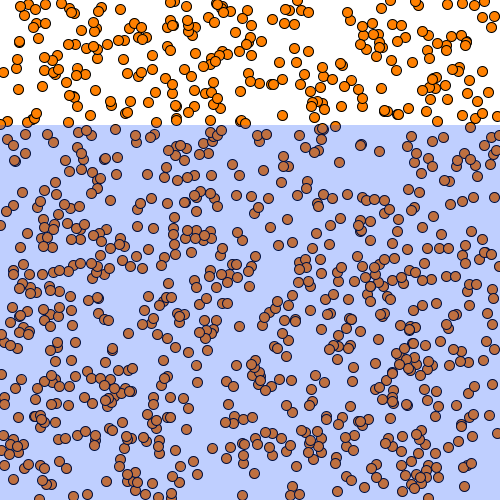
Frame 1 (no input)
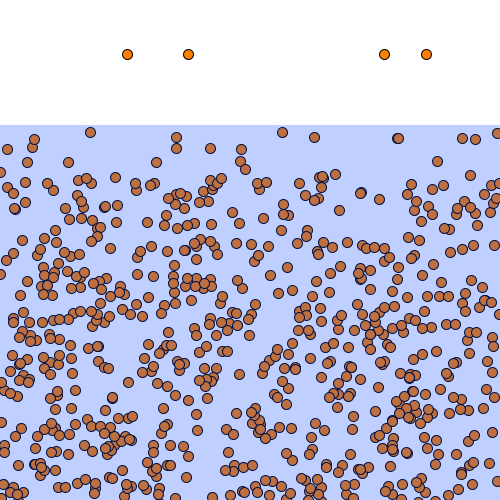
Frame 60 (the mouse pressed at the canvas centre just before this capture)
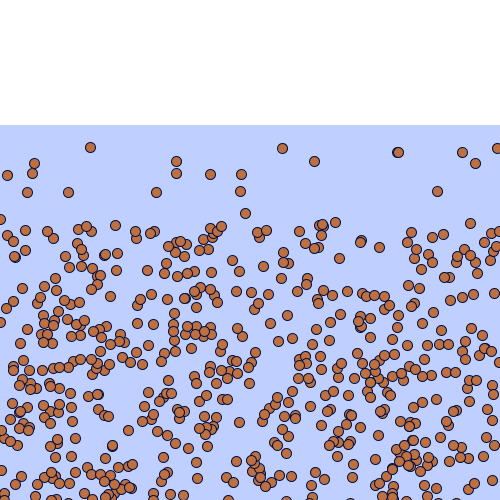
Frame 120 (the mouse held since frame 60 and released just before this capture)

The Processing sketch that drew these frames (run headless with seeded random() and noise(); from frame 60 on, the mouse is pressed at the canvas centre):

// Processing sketch: Ecosystem
// ── Ecosystem.pde
//Pred pred;
Prey[] prey = new Prey[1000];
Water water;

void setup() {
  size(500,500);
  background(255);
  //pred = new Pred();
  for(int i = 0; i < prey.length; i++) {
    prey[i] = new Prey(new PVector(random(0, width), random(0, height)));
  }
  water = new Water(0, height*0.25, width, height*0.75, 0.1);
}

void draw() {
  background(255);
  for(int i = 0; i < prey.length; i++) {
    PVector g = new PVector(0, 0.1);
    prey[i].applyForce(g);
    if (prey[i].isInside(water.x, water.y, water.w, water.h)) {
      prey[i].drag(water.c);
    }
    prey[i].update();
    prey[i].display();
  }
  water.display();
}
// ── Mover.pde
class Mover {
  PVector pos, vel, acc;
  float maxVel = 0;
  float m = 1;
  
  Mover(PVector pos_) {
    pos = pos_;
    vel = new PVector(0, 0);
    acc = new PVector(0, 0);
  }
  
  void applyForce(PVector force) {
    PVector f = force.copy();
    f.div(m);
    acc.add(f);
  }
  
  void update() {
    vel.add(acc);
    if (maxVel > 0) vel.limit(maxVel);
    pos.add(vel);
    //checkEdges();
  }
  
  void display() {
    stroke(0);
    fill(128);
    ellipse(pos.x, pos.y, m*10, m*10);
  }
  
  void checkEdges() {
    //if(pos.x > width) pos.x = 0;
    //else if(pos.x < 0) pos.x = width;
    //if(pos.y > height) pos.y = 0;
    //else if(pos.y < 0) pos.y = height;
  }
  
  boolean isInside(float x, float y, float w, float h) {
    return (pos.x >= x) && (pos.x <= x + w) && (pos.y >= y) && (pos.y <= y + h);
  }
  
  void drag(float c) {
    float s = vel.mag();
    float d = c * s*s;
    PVector drag = vel.copy();
    drag.mult(-1);
    drag.normalize();
    drag.mult(d);
    applyForce(drag);
  }
  
}
// ── Prey.pde
class Prey extends Mover {
  Prey(PVector pos_) {
    super(pos_);
  }
  
  void display() {
    stroke(0);
    fill(255, 128, 0);
    ellipse(pos.x, pos.y, m*10, m*10);
  }
}
// ── Water.pde
class Water {
  float x, y;
  float w, h;
  float c;
  
  Water(float x_, float y_, float w_, float h_, float c_) {
    x = x_; y = y_;
    w = w_; h = h_;
    c = c_;
  }
  
  void display() {
    noStroke();
    fill(0, 64, 255, 64);
    rect(x, y, w, h);
  }
}
